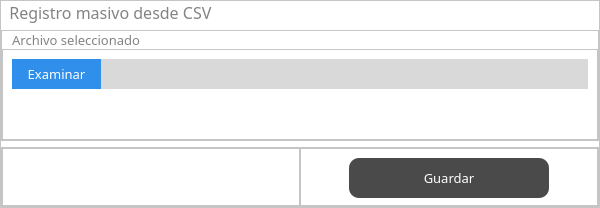
                            <widget class="QFrame" name="frame_17">
                             <property name="minimumSize">
                              <size>
                               <width>600</width>
                               <height>0</height>
                              </size>
                             </property>
                             <property name="maximumSize">
                              <size>
                               <width>16777215</width>
                               <height>16777215</height>
                              </size>
                             </property>
                             <property name="styleSheet">
                              <string notr="true">background-color:white;</string>
                             </property>
                             <property name="frameShape">
                              <enum>QFrame::StyledPanel</enum>
                             </property>
                             <property name="frameShadow">
                              <enum>QFrame::Raised</enum>
                             </property>
                             <layout class="QVBoxLayout" name="verticalLayout_16">
                              <property name="leftMargin">
                               <number>0</number>
                              </property>
                              <property name="topMargin">
                               <number>0</number>
                              </property>
                              <property name="rightMargin">
                               <number>0</number>
                              </property>
                              <property name="bottomMargin">
                               <number>0</number>
                              </property>
                              <item>
                               <widget class="QLabel" name="label_22">
                                <property name="maximumSize">
                                 <size>
                                  <width>16777215</width>
                                  <height>30</height>
                                 </size>
                                </property>
                                <property name="font">
                                 <font>
                                  <family>candara</family>
                                  <pointsize>12</pointsize>
                                 </font>
                                </property>
                                <property name="styleSheet">
                                 <string notr="true">color:#838383;</string>
                                </property>
                                <property name="text">
                                 <string>  Registro masivo desde CSV</string>
                                </property>
                               </widget>
                              </item>
                              <item>
                               <widget class="QFrame" name="frame_22">
                                <property name="frameShape">
                                 <enum>QFrame::StyledPanel</enum>
                                </property>
                                <property name="frameShadow">
                                 <enum>QFrame::Raised</enum>
                                </property>
                                <layout class="QVBoxLayout" name="verticalLayout_17">
                                 <property name="spacing">
                                  <number>0</number>
                                 </property>
                                 <property name="leftMargin">
                                  <number>0</number>
                                 </property>
                                 <property name="topMargin">
                                  <number>0</number>
                                 </property>
                                 <property name="rightMargin">
                                  <number>0</number>
                                 </property>
                                 <property name="bottomMargin">
                                  <number>0</number>
                                 </property>
                                 <item>
                                  <widget class="QLabel" name="label_23">
                                   <property name="maximumSize">
                                    <size>
                                     <width>16777215</width>
                                     <height>30</height>
                                    </size>
                                   </property>
                                   <property name="font">
                                    <font>
                                     <family>candara</family>
                                     <pointsize>10</pointsize>
                                    </font>
                                   </property>
                                   <property name="styleSheet">
                                    <string notr="true">color:#838383;</string>
                                   </property>
                                   <property name="text">
                                    <string>   Archivo seleccionado</string>
                                   </property>
                                  </widget>
                                 </item>
                                 <item>
                                  <widget class="QFrame" name="frame_26">
                                   <property name="frameShape">
                                    <enum>QFrame::StyledPanel</enum>
                                   </property>
                                   <property name="frameShadow">
                                    <enum>QFrame::Raised</enum>
                                   </property>
                                   <layout class="QHBoxLayout" name="horizontalLayout_15">
                                    <property name="spacing">
                                     <number>0</number>
                                    </property>
                                    <property name="bottomMargin">
                                     <number>50</number>
                                    </property>
                                    <item>
                                     <widget class="QPushButton" name="btnNewProductsFilename">
                                      <property name="minimumSize">
                                       <size>
                                        <width>0</width>
                                        <height>30</height>
                                       </size>
                                      </property>
                                      <property name="maximumSize">
                                       <size>
                                        <width>200</width>
                                        <height>16777215</height>
                                       </size>
                                      </property>
                                      <property name="font">
                                       <font>
                                        <family>candara</family>
                                        <pointsize>10</pointsize>
                                       </font>
                                      </property>
                                      <property name="styleSheet">
                                       <string notr="true">QPushButton{
background-color:#2F8FEA;
border:none;
color: white;
text-align: center;
padding: 0px 15px;
border-radius:0;

}
QPushButton:hover{
	background-color:#007DDA;
	background-color: #56648F;
	
}</string>
                                      </property>
                                      <property name="text">
                                       <string>Examinar</string>
                                      </property>
                                     </widget>
                                    </item>
                                    <item>
                                     <widget class="QLineEdit" name="txtNewProductsFilename">
                                      <property name="minimumSize">
                                       <size>
                                        <width>0</width>
                                        <height>30</height>
                                       </size>
                                      </property>
                                      <property name="font">
                                       <font>
                                        <family>candara</family>
                                        <pointsize>11</pointsize>
                                       </font>
                                      </property>
                                      <property name="styleSheet">
                                       <string notr="true">background-color:#D9D9D9;
border:none;</string>
                                      </property>
                                     </widget>
                                    </item>
                                   </layout>
                                  </widget>
                                 </item>
                                </layout>
                               </widget>
                              </item>
                              <item>
                               <widget class="QFrame" name="frame_23">
                                <property name="maximumSize">
                                 <size>
                                  <width>16777215</width>
                                  <height>60</height>
                                 </size>
                                </property>
                                <property name="frameShape">
                                 <enum>QFrame::StyledPanel</enum>
                                </property>
                                <property name="frameShadow">
                                 <enum>QFrame::Raised</enum>
                                </property>
                                <layout class="QHBoxLayout" name="horizontalLayout_13">
                                 <property name="spacing">
                                  <number>0</number>
                                 </property>
                                 <property name="leftMargin">
                                  <number>0</number>
                                 </property>
                                 <property name="topMargin">
                                  <number>0</number>
                                 </property>
                                 <property name="rightMargin">
                                  <number>0</number>
                                 </property>
                                 <property name="bottomMargin">
                                  <number>0</number>
                                 </property>
                                 <item>
                                  <widget class="QFrame" name="frame_24">
                                   <property name="frameShape">
                                    <enum>QFrame::StyledPanel</enum>
                                   </property>
                                   <property name="frameShadow">
                                    <enum>QFrame::Raised</enum>
                                   </property>
                                  </widget>
                                 </item>
                                 <item>
                                  <widget class="QFrame" name="frame_25">
                                   <property name="frameShape">
                                    <enum>QFrame::StyledPanel</enum>
                                   </property>
                                   <property name="frameShadow">
                                    <enum>QFrame::Raised</enum>
                                   </property>
                                   <layout class="QHBoxLayout" name="horizontalLayout_14">
                                    <item>
                                     <widget class="QPushButton" name="btnSaveManyProducts">
                                      <property name="minimumSize">
                                       <size>
                                        <width>0</width>
                                        <height>40</height>
                                       </size>
                                      </property>
                                      <property name="maximumSize">
                                       <size>
                                        <width>200</width>
                                        <height>16777215</height>
                                       </size>
                                      </property>
                                      <property name="font">
                                       <font>
                                        <family>candara</family>
                                        <pointsize>10</pointsize>
                                       </font>
                                      </property>
                                      <property name="styleSheet">
                                       <string notr="true">QPushButton{
background-color:#4A4A4A;
border:none;
color: white;
text-align: center;
padding: 0px 15px;
border-radius:10px;

}
QPushButton:hover{
	background-color:#007DDA;
	background-color: #56648F;
	
}</string>
                                      </property>
                                      <property name="text">
                                       <string>Guardar</string>
                                      </property>
                                     </widget>
                                    </item>
                                   </layout>
                                  </widget>
                                 </item>
                                </layout>
                               </widget>
                              </item>
                             </layout>
                            </widget>
